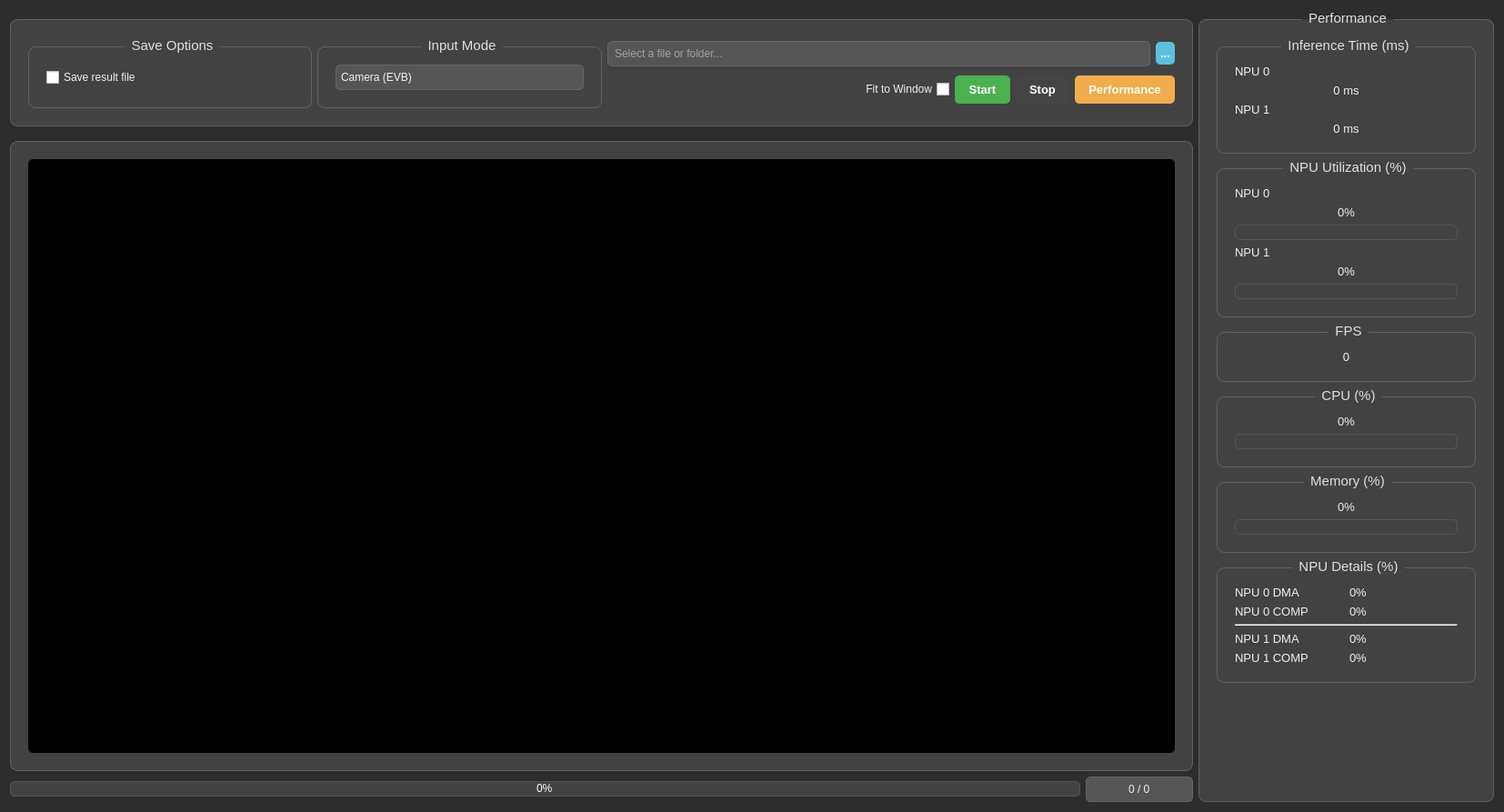
<?xml version="1.0" encoding="UTF-8"?>
<ui version="4.0">
 <class>Form</class>
 <widget class="QWidget" name="Form">
  <property name="geometry">
   <rect>
    <x>0</x>
    <y>0</y>
    <width>1654</width>
    <height>893</height>
   </rect>
  </property>
  <property name="windowTitle">
   <string>Realtime Performance Monitor</string>
  </property>
  <property name="styleSheet">
   <string notr="true">QWidget#Form {
    background-color: #2d2d2d;
}

QGroupBox {
    background-color: #424242; /* Slightly lighter */
    border: 1px solid #616161; /* Softer border */
    border-radius: 8px;
    margin-top: 10px;
    padding: 10px; /* Added padding */
    font-size: 11pt;
    color: #e0e0e0; /* Slightly softer text color */
}

QGroupBox::title {
    subcontrol-origin: margin;
    subcontrol-position: top center;
    padding: 0 5px;
}

QLabel {
    color: #f0f0f0;
    font-size: 10pt;
}

QLabel[objectName$="ValueLabel"] { /* Targets labels ending with "ValueLabel" */
    font-size: 18pt; /* Reduced font size */
    font-weight: bold;
    color: #66BB6A; /* Softer green */
}

QPushButton {
    color: white;
    border-radius: 5px;
    padding: 8px 15px;
    font-weight: bold;
    font-size: 10pt;
}

QPushButton#startButton {
    background-color: #4CAF50; /* Green */
}

QPushButton#startButton:hover {
    background-color: #5cb85c;
}

QPushButton#startButton:disabled {
    background-color: #444;
}

QPushButton#stopButton {
    background-color: #d9534f; /* Red */
}

QPushButton#stopButton:hover {
    background-color: #c9302c;
}

QPushButton#stopButton:disabled {
    background-color: #444;
}

QPushButton#fileSelectButton {
    background-color: #5bc0de; /* Blue */
    padding: 5px;
}

QPushButton#fileSelectButton:hover {
    background-color: #46b8da;
}

QPushButton#togglePerformanceButton {
    background-color: #f0ad4e; /* Orange */
}

QPushButton#togglePerformanceButton:hover {
    background-color: #eea236;
}

QComboBox {
    background-color: #555;
    border: 1px solid #666;
    border-radius: 5px;
    padding: 5px;
    color: #f0f0f0;
}

QComboBox::drop-down {
    border: none;
}

QComboBox::down-arrow {
    image: url(:/icons/down_arrow.png); /* Add a custom down arrow icon if needed */
}

QProgressBar {
    border: 1px solid #555555;
    border-radius: 5px;
    text-align: center;
    background-color: #424242; /* Matching QGroupBox background */
    color: white;
    height: 15px; /* Slightly taller */
}

QProgressBar::chunk {
    background-color: #66BB6A; /* Softer green */
    border-radius: 5px;
}

QLineEdit {
    background-color: #555;
    border: 1px solid #666;
    border-radius: 5px;
    padding: 5px;
    color: #f0f0f0;
}

QCheckBox {
    color: #f0f0f0;
}
</string>
  </property>
  <layout class="QHBoxLayout" name="horizontalLayout" stretch="4,1">
   <item>
    <layout class="QVBoxLayout" name="verticalLayout_2" stretch="0,1">
     <item>
      <widget class="QGroupBox" name="toolControllerGroup">
       <property name="sizePolicy">
        <sizepolicy hsizetype="Preferred" vsizetype="Fixed">
         <horstretch>0</horstretch>
         <verstretch>0</verstretch>
        </sizepolicy>
       </property>
       <property name="title">
        <string/>
       </property>
       <layout class="QHBoxLayout" name="horizontalLayout_4" stretch="1,1,2">
        <item>
         <widget class="QGroupBox" name="saveGroupBox">
          <property name="title">
           <string>Save Options</string>
          </property>
          <layout class="QHBoxLayout" name="horizontalLayout_8">
           <item>
            <widget class="QCheckBox" name="saveCheckBox">
             <property name="text">
              <string>Save result file</string>
             </property>
            </widget>
           </item>
          </layout>
         </widget>
        </item>
        <item>
         <widget class="QGroupBox" name="inputGroupBox">
          <property name="title">
           <string>Input Mode</string>
          </property>
          <layout class="QHBoxLayout" name="horizontalLayout_12">
           <item>
            <widget class="QComboBox" name="inputComboBox">
             <item>
              <property name="text">
               <string>Camera (EVB)</string>
              </property>
             </item>
             <item>
              <property name="text">
               <string>File (video or image)</string>
              </property>
             </item>
             <item>
              <property name="text">
               <string>Folder (only image)</string>
              </property>
             </item>
            </widget>
           </item>
          </layout>
         </widget>
        </item>
        <item>
         <layout class="QVBoxLayout" name="verticalLayout_5">
          <item>
           <layout class="QHBoxLayout" name="horizontalLayout_9">
            <item>
             <widget class="QLineEdit" name="filePathEdit">
              <property name="placeholderText">
               <string>Select a file or folder...</string>
              </property>
             </widget>
            </item>
            <item>
             <widget class="QPushButton" name="fileSelectButton">
              <property name="enabled">
               <bool>false</bool>
              </property>
              <property name="text">
               <string>...</string>
              </property>
             </widget>
            </item>
           </layout>
          </item>
          <item>
           <layout class="QHBoxLayout" name="horizontalLayout_11" stretch="0,0,0,0,0">
            <item>
             <spacer name="horizontalSpacer_4">
              <property name="orientation">
               <enum>Qt::Horizontal</enum>
              </property>
              <property name="sizeHint" stdset="0">
               <size>
                <width>40</width>
                <height>20</height>
               </size>
              </property>
             </spacer>
            </item>
            <item>
             <widget class="QCheckBox" name="projectionFitSizeCheckBox">
              <property name="layoutDirection">
               <enum>Qt::RightToLeft</enum>
              </property>
              <property name="text">
               <string>Fit to Window</string>
              </property>
             </widget>
            </item>
            <item>
             <widget class="QPushButton" name="startButton">
              <property name="text">
               <string>Start</string>
              </property>
             </widget>
            </item>
            <item>
             <widget class="QPushButton" name="stopButton">
              <property name="enabled">
               <bool>false</bool>
              </property>
              <property name="text">
               <string>Stop</string>
              </property>
             </widget>
            </item>
            <item>
             <widget class="QPushButton" name="togglePerformanceButton">
              <property name="text">
               <string>Performance</string>
              </property>
             </widget>
            </item>
           </layout>
          </item>
         </layout>
        </item>
       </layout>
      </widget>
     </item>
     <item>
      <widget class="QGroupBox" name="monitoringGroup">
       <property name="sizePolicy">
        <sizepolicy hsizetype="Expanding" vsizetype="Expanding">
         <horstretch>0</horstretch>
         <verstretch>0</verstretch>
        </sizepolicy>
       </property>
       <property name="title">
        <string/>
       </property>
       <layout class="QHBoxLayout" name="horizontalLayout_3">
        <item>
         <widget class="QLabel" name="frameLabel">
          <property name="sizePolicy">
           <sizepolicy hsizetype="Expanding" vsizetype="Expanding">
            <horstretch>0</horstretch>
            <verstretch>0</verstretch>
           </sizepolicy>
          </property>
          <property name="minimumSize">
           <size>
            <width>320</width>
            <height>240</height>
           </size>
          </property>
          <property name="styleSheet">
           <string notr="true">background-color: black; border-radius: 5px;</string>
          </property>
          <property name="text">
           <string/>
          </property>
          <property name="alignment">
           <set>Qt::AlignCenter</set>
          </property>
         </widget>
        </item>
       </layout>
      </widget>
     </item>
     <item>
      <layout class="QHBoxLayout" name="horizontalLayout_10" stretch="1,0">
       <item>
        <widget class="QProgressBar" name="playProgress">
         <property name="sizePolicy">
          <sizepolicy hsizetype="Expanding" vsizetype="Fixed">
           <horstretch>0</horstretch>
           <verstretch>0</verstretch>
          </sizepolicy>
         </property>
         <property name="value">
          <number>0</number>
         </property>
         <property name="textVisible">
          <bool>true</bool>
         </property>
        </widget>
       </item>
       <item>
        <widget class="QLineEdit" name="frameCountEdit">
         <property name="sizePolicy">
          <sizepolicy hsizetype="Fixed" vsizetype="Fixed">
           <horstretch>0</horstretch>
           <verstretch>0</verstretch>
          </sizepolicy>
         </property>
         <property name="maximumSize">
          <size>
           <width>150</width>
           <height>16777215</height>
          </size>
         </property>
         <property name="text">
          <string>0 / 0</string>
         </property>
         <property name="alignment">
          <set>Qt::AlignCenter</set>
         </property>
         <property name="readOnly">
          <bool>true</bool>
         </property>
        </widget>
       </item>
      </layout>
     </item>
    </layout>
   </item>
   <item>
    <widget class="QGroupBox" name="performanceGroup">
     <property name="sizePolicy">
      <sizepolicy hsizetype="Preferred" vsizetype="Expanding">
       <horstretch>0</horstretch>
       <verstretch>0</verstretch>
      </sizepolicy>
     </property>
     <property name="title">
      <string>Performance</string>
     </property>
     <layout class="QVBoxLayout" name="verticalLayout_4">
      <item>
       <widget class="QGroupBox" name="infBox">
        <property name="title">
         <string>Inference Time (ms)</string>
        </property>
        <layout class="QVBoxLayout" name="verticalLayout_inf">
         <item>
          <widget class="QLabel" name="npu0InfTimeLabel">
           <property name="text">
            <string>NPU 0</string>
           </property>
          </widget>
         </item>
         <item>
          <widget class="QLabel" name="inf0ValueLabel">
           <property name="text">
            <string>0 ms</string>
           </property>
           <property name="alignment">
            <set>Qt::AlignCenter</set>
           </property>
          </widget>
         </item>
         <item>
          <widget class="QLabel" name="npu1InfTimeLabel">
           <property name="text">
            <string>NPU 1</string>
           </property>
          </widget>
         </item>
         <item>
          <widget class="QLabel" name="inf1ValueLabel">
           <property name="text">
            <string>0 ms</string>
           </property>
           <property name="alignment">
            <set>Qt::AlignCenter</set>
           </property>
          </widget>
         </item>
        </layout>
       </widget>
      </item>
      <item>
       <widget class="QGroupBox" name="npuBox">
        <property name="title">
         <string>NPU Utilization (%)</string>
        </property>
        <layout class="QVBoxLayout" name="verticalLayout_npu">
         <item>
          <widget class="QLabel" name="npu0UtilLabel">
           <property name="text">
            <string>NPU 0</string>
           </property>
          </widget>
         </item>
         <item>
          <widget class="QLabel" name="npu0ValueLabel">
           <property name="text">
            <string>0%</string>
           </property>
           <property name="alignment">
            <set>Qt::AlignCenter</set>
           </property>
          </widget>
         </item>
         <item>
          <widget class="QProgressBar" name="npu0ProgressBar">
           <property name="value">
            <number>0</number>
           </property>
           <property name="textVisible">
            <bool>false</bool>
           </property>
          </widget>
         </item>
         <item>
          <widget class="QLabel" name="npu1UtilLabel">
           <property name="text">
            <string>NPU 1</string>
           </property>
          </widget>
         </item>
         <item>
          <widget class="QLabel" name="npu1ValueLabel">
           <property name="text">
            <string>0%</string>
           </property>
           <property name="alignment">
            <set>Qt::AlignCenter</set>
           </property>
          </widget>
         </item>
         <item>
          <widget class="QProgressBar" name="npu1ProgressBar">
           <property name="value">
            <number>0</number>
           </property>
           <property name="textVisible">
            <bool>false</bool>
           </property>
          </widget>
         </item>
        </layout>
       </widget>
      </item>
      <item>
       <widget class="QGroupBox" name="fpsBox">
        <property name="title">
         <string>FPS</string>
        </property>
        <layout class="QVBoxLayout" name="verticalLayout_fps">
         <item>
          <widget class="QLabel" name="fpsValueLabel">
           <property name="text">
            <string>0</string>
           </property>
           <property name="alignment">
            <set>Qt::AlignCenter</set>
           </property>
          </widget>
         </item>
        </layout>
       </widget>
      </item>
      <item>
       <widget class="QGroupBox" name="cpuBox">
        <property name="title">
         <string>CPU (%)</string>
        </property>
        <layout class="QVBoxLayout" name="verticalLayout_cpu">
         <item>
          <widget class="QLabel" name="cpuValueLabel">
           <property name="text">
            <string>0%</string>
           </property>
           <property name="alignment">
            <set>Qt::AlignCenter</set>
           </property>
          </widget>
         </item>
         <item>
          <widget class="QProgressBar" name="cpuProgressBar">
           <property name="value">
            <number>0</number>
           </property>
           <property name="textVisible">
            <bool>false</bool>
           </property>
          </widget>
         </item>
        </layout>
       </widget>
      </item>
      <item>
       <widget class="QGroupBox" name="memBox">
        <property name="title">
         <string>Memory (%)</string>
        </property>
        <layout class="QVBoxLayout" name="verticalLayout_mem">
         <item>
          <widget class="QLabel" name="memValueLabel">
           <property name="text">
            <string>0%</string>
           </property>
           <property name="alignment">
            <set>Qt::AlignCenter</set>
           </property>
          </widget>
         </item>
         <item>
          <widget class="QProgressBar" name="memProgressBar">
           <property name="value">
            <number>0</number>
           </property>
           <property name="textVisible">
            <bool>false</bool>
           </property>
          </widget>
         </item>
        </layout>
       </widget>
      </item>
      <item>
       <widget class="QGroupBox" name="groupBox">
        <property name="title">
         <string>NPU Details (%)</string>
        </property>
        <layout class="QGridLayout" name="gridLayout_npu_details">
         <item row="0" column="0">
          <widget class="QLabel" name="npu0DmaLabel">
           <property name="text">
            <string>NPU 0 DMA</string>
           </property>
          </widget>
         </item>
         <item row="0" column="1">
          <widget class="QLabel" name="npu0DmaValueLabel">
           <property name="text">
            <string>0%</string>
           </property>
          </widget>
         </item>
         <item row="1" column="0">
          <widget class="QLabel" name="npu0CompLabel">
           <property name="text">
            <string>NPU 0 COMP</string>
           </property>
          </widget>
         </item>
         <item row="1" column="1">
          <widget class="QLabel" name="npu0CompValueLabel">
           <property name="text">
            <string>0%</string>
           </property>
          </widget>
         </item>
         <item row="2" column="0" colspan="2">
          <widget class="Line" name="line">
           <property name="orientation">
            <enum>Qt::Horizontal</enum>
           </property>
          </widget>
         </item>
         <item row="3" column="0">
          <widget class="QLabel" name="npu1DmaLabel">
           <property name="text">
            <string>NPU 1 DMA</string>
           </property>
          </widget>
         </item>
         <item row="3" column="1">
          <widget class="QLabel" name="npu1DmaValueLabel">
           <property name="text">
            <string>0%</string>
           </property>
          </widget>
         </item>
         <item row="4" column="0">
          <widget class="QLabel" name="npu1CompLabel">
           <property name="text">
            <string>NPU 1 COMP</string>
           </property>
          </widget>
         </item>
         <item row="4" column="1">
          <widget class="QLabel" name="npu1CompValueLabel">
           <property name="text">
            <string>0%</string>
           </property>
          </widget>
         </item>
        </layout>
       </widget>
      </item>
      <item>
       <spacer name="verticalSpacer">
        <property name="orientation">
         <enum>Qt::Vertical</enum>
        </property>
        <property name="sizeHint" stdset="0">
         <size>
          <width>20</width>
          <height>40</height>
         </size>
        </property>
       </spacer>
      </item>
     </layout>
    </widget>
   </item>
  </layout>
 </widget>
 <resources/>
 <connections/>
</ui>
